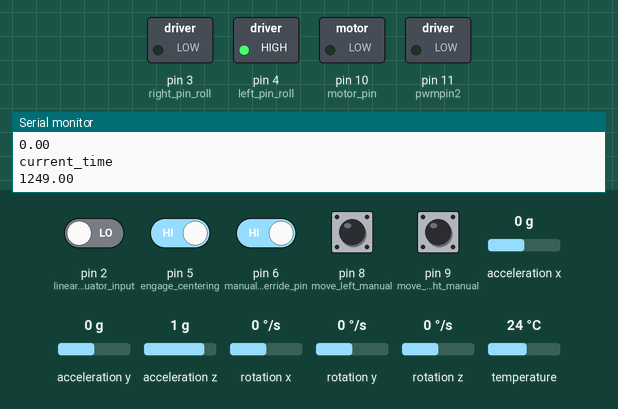
Simulated run of this sketch. Board: Arduino Uno, built with avr-gcc and run on an emulated ATmega328P. On the bench: switched loads named in the sketch (green lamp = pin HIGH), the last lines printed to the serial monitor. The inputs (shaded band) are chosen by the test bench; at power-on: pin 5 (engage_centering), pin 6 (manual_override_pin) HIGH, pin 2 (linear_actuator_input), pin 8 (move_left_manual), pin 9 (move_right_manual) LOW, acceleration x 0 g, acceleration y 0 g, acceleration z 1 g, rotation x 0 °/s, rotation y 0 °/s, rotation z 0 °/s, temperature 24 °C. EEPROM starts erased.

Above: at 1.3 s.
1.4 s: pin 5 (engage_centering) driven LOW
At 2.3 s:
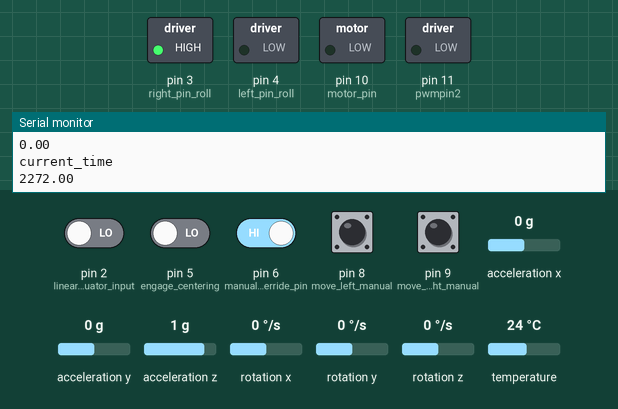
2.9 s: pin 6 (manual_override_pin) driven LOW
At 3.5 s:
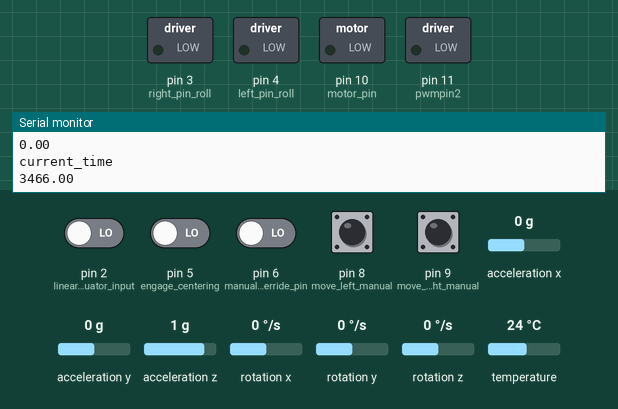
4.4 s: pin 6 (manual_override_pin) driven HIGH
At 5.1 s:
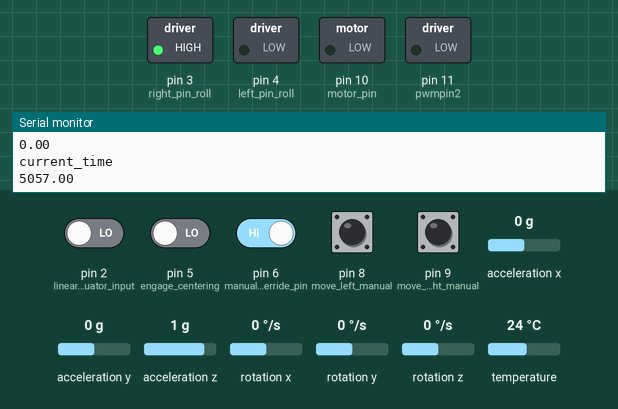
5.9 s: pin 5 (engage_centering) driven HIGH
At 6.6 s:
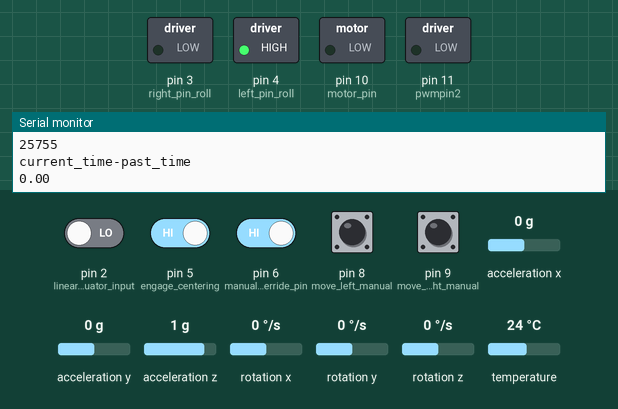
Timing chart, 0 to 8.4 s (numbered marks = the images above; inputs shaded):
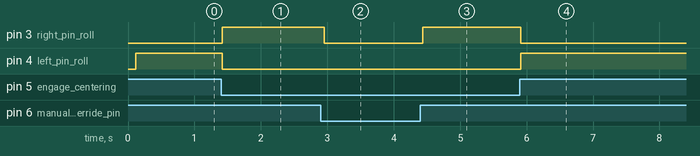

The sketch:

stability_testbench_2.ino
```cpp
#include <Adafruit_MPU6050.h>
#include <Adafruit_Sensor.h>
#include <Wire.h>
#include <Servo.h>
#include <EEPROM.h>

Adafruit_MPU6050 mpu;
float roll_angle=0;
float pitch_angle=0;
float motor_roll_angle=90;
float motor_pitch_angle=90;
float accel_mag=0;
int pitch_angle_plus=0;
int pitch_angle_minus=0;
int roll_angle_plus=0;
int roll_angle_minus=0;


float roll_angle_highpass=0;
float roll_angle_highpass1=0;
float roll_angle_highpass_filter_out=0;
float pitch_angle_highpass=0;
float pitch_angle_highpass1=0;
float pitch_angle_highpass_filter_out=0;
float roll_angle_lowpass=0;
float roll_angle_lowpass_filter_out=0;
float pitch_angle_lowpass=0;
float pitch_angle_lowpass_filter_out=0;
float bias_x =0.581396;
float bias_y =-.113946;
float bias_z =-0.924158;
float cor_matrix_row1[3] = {0.993176,-0.000012,-0.002005};
float cor_matrix_row2[3] = {-0.000012, 0.996603,0.001797};
float cor_matrix_row3[3] = {-0.002005,0.001797,0.972668};
float gyro_offset_x=0;
float gyro_offset_y=0;
float gyro_offset_z=0;
float corrected_x_acceleration;
float corrected_y_acceleration;
float corrected_z_acceleration;
float tau = 1/(2*PI*1);
volatile int count=0;
int past_count=0;
int sample_number=50;
int loop_delay=50;
float mag_yz_plane=0;
float sample_rate=0;
float time_delay=0;

float roll_angle_original=0;
float pitch_angle_original=0;

float past_time=0;
float current_time=0;

int left_pin_roll=4; //these may need to be switched around in the if statements below.
int right_pin_roll=3;

int motor_pin = 10;
int pwmpin2 = 11;

int zero_point_set=7;
int mem_address = 0; //address where info is supposed to be stored
int i;

float past_time_count=0;
float current_time_count=0;

int linear_actuator_input = 2;

//int read_left_pin=8;
//int read_right_pin=9;
int engage_centering = 5;
int manual_override_pin = 6;
int move_left_manual = 8;
int move_right_manual = 9; //the code is configured that extending the actuator makes it go right, and retracting makes it go left. This may need to be reversed.

int analogPin = A0;

float relative_angle1=0;
float relative_angle2=0;

typedef enum
{
  MOTOR_OFF = (0b00),
  MOTOR_EXTEND = (0b01),
  MOTOR_RETRACT = (0b10),
  MOTOR_BRAKE = (0b11),
} direction_t;

void set_motor(direction_t dir)
{
  static direction_t last_direction = MOTOR_OFF;

  // If flipping directions,
  if (((dir == MOTOR_EXTEND) && (last_direction == MOTOR_RETRACT)) || ((dir == MOTOR_RETRACT) && (last_direction == MOTOR_EXTEND)))
  {
    // Allow the motor to stop for a short period of time
    digitalWrite(right_pin_roll, LOW);
    digitalWrite(left_pin_roll, LOW);
    delay(100);
  }

  switch (dir)
  {
    case MOTOR_OFF:
    {
      digitalWrite(right_pin_roll, LOW);
      digitalWrite(left_pin_roll, LOW);
      break;
    }

    case MOTOR_EXTEND:
    {
      digitalWrite(right_pin_roll, HIGH);
      digitalWrite(left_pin_roll, LOW);
      break;
    }

    case MOTOR_RETRACT:
    {
      digitalWrite(right_pin_roll, LOW);
      digitalWrite(left_pin_roll, HIGH);
      break;
    }

    case MOTOR_BRAKE:
    {
      digitalWrite(right_pin_roll, HIGH);
      digitalWrite(left_pin_roll, HIGH);
      break;
    }
  }
}

void setup() {


pinMode(left_pin_roll, OUTPUT);
pinMode(right_pin_roll, OUTPUT);
pinMode(motor_pin,OUTPUT);
pinMode(manual_override_pin, INPUT);
pinMode(move_left_manual, INPUT);
pinMode(move_right_manual, INPUT);
pinMode(pwmpin2, OUTPUT);
//pinMode(read_left_pin, INPUT);
//pinMode(read_right_pin, INPUT);

  // Set Motor pin to low to configure IN/IN mode
digitalWrite(motor_pin, LOW);

// Set INA / INB so the motor is off
digitalWrite(right_pin_roll, LOW);
digitalWrite(left_pin_roll, LOW);

digitalWrite(pwmpin2, LOW);

 Serial.begin(115200);
  while (!Serial)
    delay(10); // will pause Zero, Leonardo, etc until serial console opens

  Serial.println("Adafruit MPU6050 test!");

  // Try to initialize!
  if (!mpu.begin()) {
    Serial.println("Failed to find MPU6050 chip");
    while (1) {
      delay(10);
    }
  }
  Serial.println("MPU6050 Found!");

  mpu.setAccelerometerRange(MPU6050_RANGE_8_G);
  Serial.print("Accelerometer range set to: ");
  switch (mpu.getAccelerometerRange()) {
  case MPU6050_RANGE_2_G:
    Serial.println("+-2G");
    break;
  case MPU6050_RANGE_4_G:
    Serial.println("+-4G");
    break;
  case MPU6050_RANGE_8_G:
    Serial.println("+-8G");
    break;
  case MPU6050_RANGE_16_G:
    Serial.println("+-16G");
    break;
  }
  mpu.setGyroRange(MPU6050_RANGE_250_DEG);
  Serial.print("Gyro range set to: ");
  switch (mpu.getGyroRange()) {
  case MPU6050_RANGE_250_DEG:
    Serial.println("+- 250 deg/s");
    break;
  case MPU6050_RANGE_500_DEG:
    Serial.println("+- 500 deg/s");
    break;
  case MPU6050_RANGE_1000_DEG:
    Serial.println("+- 1000 deg/s");
    break;
  case MPU6050_RANGE_2000_DEG:
    Serial.println("+- 2000 deg/s");
    break;
  }

  mpu.setFilterBandwidth(MPU6050_BAND_21_HZ);
  Serial.print("Filter bandwidth set to: ");
  switch (mpu.getFilterBandwidth()) {
  case MPU6050_BAND_260_HZ:
    Serial.println("260 Hz");
    break;
  case MPU6050_BAND_184_HZ:
    Serial.println("184 Hz");
    break;
  case MPU6050_BAND_94_HZ:
    Serial.println("94 Hz");
    break;
  case MPU6050_BAND_44_HZ:
    Serial.println("44 Hz");
    break;
  case MPU6050_BAND_21_HZ:
    Serial.println("21 Hz");
    break;
  case MPU6050_BAND_10_HZ:
    Serial.println("10 Hz");
    break;
  case MPU6050_BAND_5_HZ:
    Serial.println("5 Hz");
    break;
  }

  Serial.println("");
  delay(100);


    for(i = 0; (i < EEPROM.length())&&(EEPROM.read(i)==255); i+=1){
    }
      mem_address = i;
    if(mem_address >= EEPROM.length()-1){
      mem_address = 0;
    }

    count = (EEPROM.read(mem_address)*100)+(EEPROM.read(mem_address+1));

    attachInterrupt(digitalPinToInterrupt(linear_actuator_input),countSteps,RISING);

}

void loop() {

  sensors_event_t a, g, temp;
  mpu.getEvent(&a, &g, &temp);
  //correct the acceleration values using correction factors obtained using magneto acceleromter calibration software.
  corrected_x_acceleration = (cor_matrix_row1[0]*(a.acceleration.x-bias_x))+(cor_matrix_row1[1]*(a.acceleration.y-bias_y))+(cor_matrix_row1[2]*(a.acceleration.z-bias_z));
  corrected_y_acceleration = (cor_matrix_row2[0]*(a.acceleration.x-bias_x))+(cor_matrix_row2[1]*(a.acceleration.y-bias_y))+(cor_matrix_row2[2]*(a.acceleration.z-bias_z));
  corrected_z_acceleration = (cor_matrix_row3[0]*(a.acceleration.x-bias_x))+(cor_matrix_row3[1]*(a.acceleration.y-bias_y))+(cor_matrix_row3[2]*(a.acceleration.z-bias_z));

  //obtain the angle of chip relative to gravity using gravity vector and trigonometry.
  roll_angle_lowpass = atan(corrected_y_acceleration/corrected_z_acceleration)*(180/PI);
  mag_yz_plane=corrected_z_acceleration/(cos(atan(corrected_y_acceleration/corrected_z_acceleration)));
  pitch_angle_lowpass = -atan(corrected_x_acceleration/mag_yz_plane)*(180/PI);

  //Obtain angles by integrating rates provided by internal gyroscope.
  current_time=millis();
  time_delay=current_time-past_time;
  roll_angle_highpass = roll_angle_highpass+(g.gyro.x)*(time_delay)*.001*(180/PI);
  pitch_angle_highpass = pitch_angle_highpass+(g.gyro.y)*(time_delay)*.001*(180/PI);
  past_time=current_time;
  sample_rate=1.0/(time_delay*.001);
  //feed angle data direct from gyroscope into highpass filters meant to filter out the offset integration error.
  roll_angle_highpass_filter_out = (((tau*sample_rate)/((tau*sample_rate)+1))*roll_angle_highpass_filter_out)-(((tau*sample_rate)/((tau*sample_rate)+1))*(roll_angle_highpass1-roll_angle_highpass));
  pitch_angle_highpass_filter_out = (((tau*sample_rate)/((tau*sample_rate)+1))*pitch_angle_highpass_filter_out)-(((tau*sample_rate)/((tau*sample_rate)+1))*(pitch_angle_highpass1-pitch_angle_highpass));
  roll_angle_highpass1=roll_angle_highpass;
  pitch_angle_highpass1=pitch_angle_highpass;
  //feed the angles obtained from gravity vector into a lowpass filter.
  roll_angle_lowpass_filter_out=(roll_angle_lowpass/((tau*100)+1))+(((tau*100)/(((tau*100)+1)))*roll_angle_lowpass_filter_out);
  pitch_angle_lowpass_filter_out=(pitch_angle_lowpass/((tau*100)+1))+(((tau*100)/(((tau*100)+1)))*pitch_angle_lowpass_filter_out);

  //add 90 degrees to angles to orient the numbers for the servo motors.
  roll_angle=roll_angle_lowpass_filter_out + roll_angle_highpass_filter_out+90;
  pitch_angle=pitch_angle_lowpass_filter_out + pitch_angle_highpass_filter_out+90;
  Serial.println(roll_angle);
  Serial.println(pitch_angle);
  Serial.println("end");
  digitalWrite(pwmpin2,LOW);
if(digitalRead(engage_centering)==LOW){
    if(digitalRead(manual_override_pin)==LOW){
      //set switch values to increase or decreae pitch and roll to keep be level.
      if(roll_angle<=89){
         //digitalWrite(left_pin_roll, HIGH);
         //digitalWrite(right_pin_roll, LOW);
        set_motor(MOTOR_EXTEND);
        // relative_angle1=100-roll_angle;
        // analogWrite(pwmpin1,map((3.7*relative_angle1)/((0.041*relative_angle1)+1), 0, 90, 0, 255));
      }else{
        if(roll_angle>=91){
         //digitalWrite(left_pin_roll, LOW);
        // digitalWrite(right_pin_roll, HIGH);
           set_motor(MOTOR_RETRACT);
        // relative_angle2=roll_angle-80;
        // analogWrite(pwmpin1,map((3.7*relative_angle2)/((0.041*relative_angle2)+1), 0, 90, 0, 255));
        }else {
        // digitalWrite(left_pin_roll, LOW);
        // digitalWrite(right_pin_roll, LOW);
          set_motor(MOTOR_OFF);
         //analogWrite(pwmpin1,map(0, 0, 90, 0, 255));
        }
      }
    }else{
      if(digitalRead(move_left_manual)==LOW){
         //digitalWrite(left_pin_roll, HIGH);
         //digitalWrite(right_pin_roll, LOW);
        set_motor(MOTOR_RETRACT);
        // relative_angle1=100-roll_angle;
        // analogWrite(pwmpin1,map((3.7*relative_angle1)/((0.041*relative_angle1)+1), 0, 90, 0, 255));
      }
      else{
         //digitalWrite(left_pin_roll, LOW);
         //digitalWrite(right_pin_roll, LOW);
        set_motor(MOTOR_OFF);
         //analogWrite(pwmpin1,map((3.7*relative_angle1)/((0.041*relative_angle1)+1), 0, 90, 0, 255));
      }
      if(digitalRead(move_right_manual)==LOW){
        // digitalWrite(left_pin_roll, LOW);
        // digitalWrite(right_pin_roll, HIGH);
        set_motor(MOTOR_EXTEND);
         //relative_angle2=roll_angle-80; //investigate
        // analogWrite(pwmpin1,map((3.7*relative_angle2)/((0.041*relative_angle2)+1), 0, 90, 0, 255));
      }
      else{
        // digitalWrite(left_pin_roll, LOW);
        // digitalWrite(right_pin_roll, LOW);
        set_motor(MOTOR_OFF);
        // analogWrite(pwmpin1,map((3.7*relative_angle1)/((0.041*relative_angle1)+1), 0, 90, 0, 255));
    }
  }
}
else{
   if(count>295){                                      //295 and 285 are the counts when the linear actuator is near the middle of the its stroke. These values may need to be fine tuned later.
     //digitalWrite(left_pin_roll, HIGH);
     //digitalWrite(right_pin_roll, LOW);
     set_motor(MOTOR_RETRACT);
     //analogWrite(pwmpin1,map(45, 0, 90, 0, 255));
    }else{
      if(count<285){
     //  digitalWrite(left_pin_roll, LOW);
     // digitalWrite(right_pin_roll, HIGH);
        set_motor(MOTOR_EXTEND);
     // analogWrite(pwmpin1,map(45, 0, 90, 0, 255));
      }else{
     // digitalWrite(left_pin_roll, LOW);
     // digitalWrite(right_pin_roll, LOW);
        set_motor(MOTOR_OFF);
     // analogWrite(pwmpin1,map(0, 0, 90, 0, 255));
      }
   }
  }
//  if(analogRead(analogPin) >= 210){
  //  if(count>295){
 //    digitalWrite(left_pin_roll, HIGH);
 //    digitalWrite(right_pin_roll, LOW);
  //   analogWrite(pwmpin1,map(45, 0, 90, 0, 255));
  //  }else{
   //   if(count<285){
   //    digitalWrite(left_pin_roll, LOW);
   //   digitalWrite(right_pin_roll, HIGH);
  //    analogWrite(pwmpin1,map(45, 0, 90, 0, 255));
   //   }else{
   //   digitalWrite(left_pin_roll, LOW);
   //   digitalWrite(right_pin_roll, LOW);
  //    analogWrite(pwmpin1,map(0, 0, 90, 0, 255));
 //     }
  //  }
 // }
  //this code makes sure that the count variable is added to memory every time it is changed.
  if(count != past_count){
        past_count = count;
        EEPROM.update(mem_address,(count/100));
        EEPROM.update(mem_address+1,count-((count/100)*100));
    if(mem_address != 0){
       EEPROM.update(mem_address-1,255);
    }
    mem_address+=1;
    if(mem_address >= (EEPROM.length()-1)){
       mem_address = 0;
    }
  }

  //This code makes sure that the count variable can be reset if it ever becomes too far off.
  //if(digitalRead(zero_point_set) == HIGH){
  //  count = 0;
  //}
  //these print statements print out important parameters that allow the code to be troubleshooted if needed.
  Serial.println("memory address");
  Serial.println(mem_address);
  Serial.println("count");
  Serial.println(count);
  Serial.println("current_time-past_time");
  Serial.println(current_time-past_time);
  Serial.println("current_time");
  Serial.println(current_time);

  delay(loop_delay);
}

void countSteps(void) {
    current_time_count=millis();
   if(current_time_count-past_time_count >= 9.0){
     if(digitalRead(left_pin_roll)==HIGH){
       count--;
     }
     if(digitalRead(right_pin_roll)==HIGH){
       count++;
     }
    past_time_count = current_time_count;
  }
}
```

Measured:
- after the input at 1.4 s, pin 3 (right_pin_roll): LOW → HIGH at once; pin 4 (left_pin_roll): HIGH → LOW at once
- after the input at 2.9 s, pin 3 (right_pin_roll): HIGH → LOW after 0.06 s
- after the input at 4.4 s, pin 3 (right_pin_roll): LOW → HIGH at once
- after the input at 5.9 s, pin 3 (right_pin_roll): HIGH → LOW at once; pin 4 (left_pin_roll): LOW → HIGH at once
